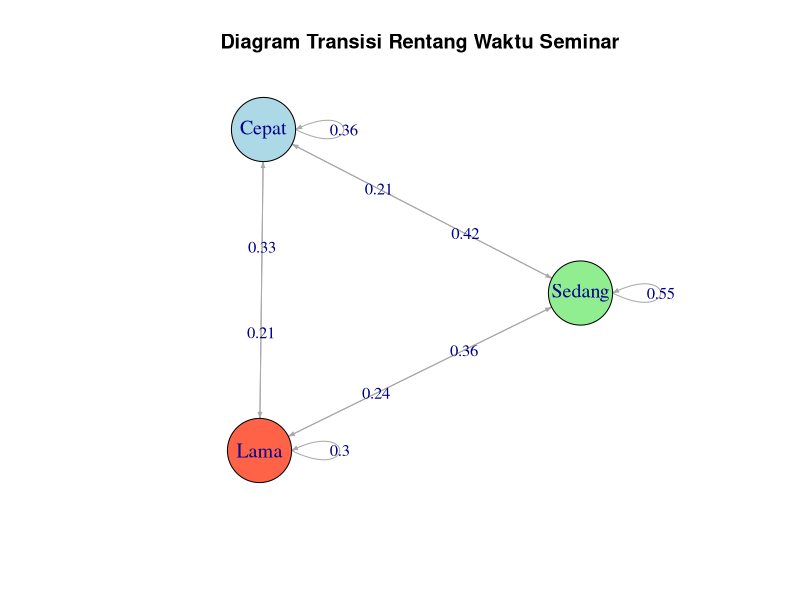
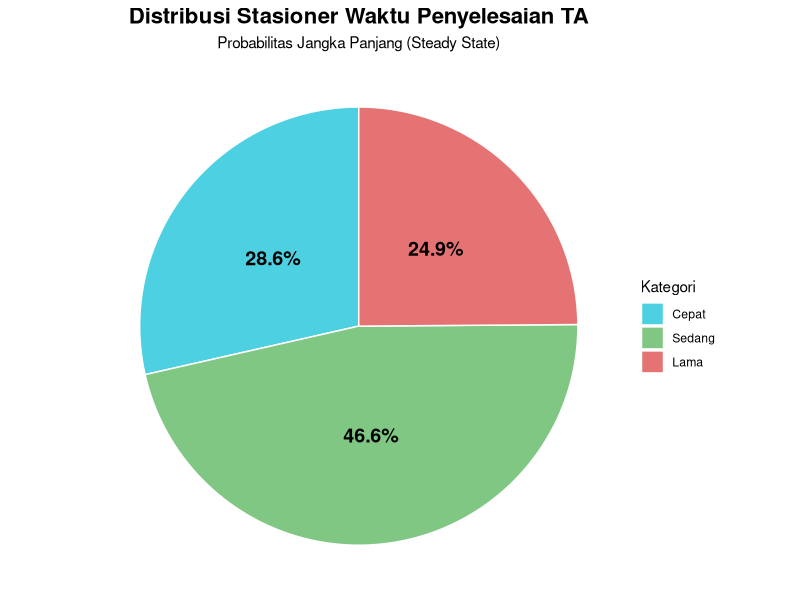
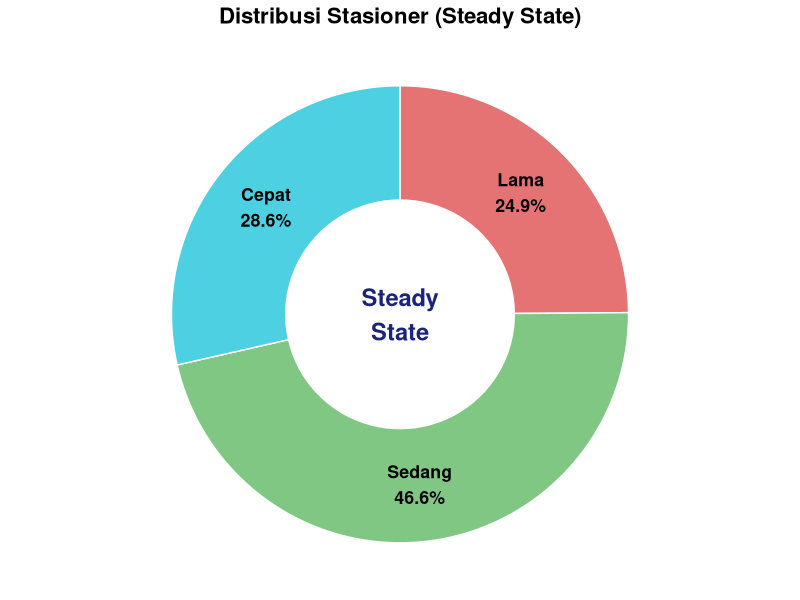

Write R code to recreate these figures, in order.
## ---- chunk 1
data <- read.csv("Dataset_5_RC.csv", sep=";")
data
## ---- chunk 2
data$Sempro <- as.Date(data$Sempro, format = "%d/%m/%Y")
data$Semhas <- as.Date(data$Semhas, format = "%d/%m/%Y")
data$Sidang <- as.Date(data$Sidang, format = "%d/%m/%Y")
## ---- chunk 3
data$jarak_sempro_semhas <- as.numeric(difftime(data$Semhas, data$Sempro, units = "days"))

data$jarak_semhas_sidang <- as.numeric(difftime(data$Sidang, data$Semhas, units = "days"))

head(data)
## ---- chunk 4
summary(data$jarak_sempro_semhas)
summary(data$jarak_semhas_sidang)
## ---- chunk 5
sempro_semhas <- quantile(data$jarak_sempro_semhas, probs = c(0.25, 0.5, 0.75))
semhas_sidang <- quantile(data$jarak_semhas_sidang, probs = c(0.25, 0.5, 0.75))
sempro_semhas
semhas_sidang
## ---- chunk 6
sempro_semhas <- cut(data$jarak_sempro_semhas, 
                     breaks = c(0, 113, 180, Inf), 
                     labels = c("Cepat", "Sedang", "Lama"))

semhas_sidang <- cut(data$jarak_semhas_sidang,
                     breaks = c(0, 24, 52, Inf), 
                     labels = c("Cepat", "Sedang", "Lama"))
## ---- chunk 7
transisi <- data.frame(
  from = sempro_semhas,
  to = semhas_sidang
)

transisi_table <- table(transisi$from, transisi$to)
transisi_table
## ---- chunk 8
P <- prop.table(transisi_table, margin = 1)
P
## ---- chunk 9
library(igraph)
g <- graph_from_adjacency_matrix(P > 0, mode = "directed")

E(g)$label <- round(P[P > 0], 2)

V(g)$color <- c("lightblue", "lightgreen", "tomato")
V(g)$size <- 40

plot(g,
     edge.arrow.size = 0.3,
     vertex.label.cex = 1.2,
     main = "Diagram Transisi Rentang Waktu Seminar")
## ---- chunk 10
initial <- c(1, 0, 0)  # 100% di Cepat

# Perhitungan prediksi 1 tahap ke depan
prediction <- initial %*% P
prediction
## ---- chunk 11
initial <- c(0, 1, 0)
initial %*% P
## ---- chunk 12
initial <- c(0, 0, 1)
initial %*% P
## ---- chunk 13
P2 <- P %*% P
P2
## ---- chunk 14
P3 <- P %*% P %*% P
P3
## ---- chunk 15
eig <- eigen(t(P))
vec <- eig$vectors[,1]
pi_stationer <- Re(vec / sum(vec)) 
pi_stationer
## ---- chunk 16
library(ggplot2)
library(dplyr)

data_stasioner <- data.frame(
  Kategori = colnames(P),
  Probabilitas = as.numeric(pi_stationer)
)

# Menambahkan kolom Persentase untuk label
data_stasioner$Persentase <- round(data_stasioner$Probabilitas * 100, 1)

# Mengatur urutan level
data_stasioner$Kategori <- factor(data_stasioner$Kategori, 
                                  levels = c("Cepat", "Sedang", "Lama"))

# Menentukan Palet Warna
warna_kategori <- c("Cepat" = "#4DD0E1", 
                    "Sedang" = "#81C784", 
                    "Lama" = "#E57373")

# PIE CHART
pie_chart <- ggplot(data_stasioner, aes(x = "", y = Probabilitas, fill = Kategori)) +
  geom_bar(stat = "identity", width = 1, color = "white") +
  coord_polar("y", start = 0) +
  scale_fill_manual(values = warna_kategori) +
  theme_void() +
  geom_text(aes(label = paste0(Persentase, "%")), 
            position = position_stack(vjust = 0.5), 
            color = "black", fontface = "bold", size = 5) +
  labs(title = "Distribusi Stasioner Waktu Penyelesaian TA",
       subtitle = "Probabilitas Jangka Panjang (Steady State)") +
  theme(plot.title = element_text(hjust = 0.5, face = "bold", size = 16),
        plot.subtitle = element_text(hjust = 0.5))

# Tampilkan Pie Chart
print(pie_chart)

# DONUT CHART (DIAGRAM CINCIN)
data_stasioner <- data_stasioner %>%
  arrange(desc(Kategori)) %>%
  mutate(y_pos = cumsum(Probabilitas) - (0.5 * Probabilitas))

donut_chart <- ggplot(data_stasioner, aes(x = 2, y = Probabilitas, fill = Kategori)) +
  geom_bar(stat = "identity", width = 1, color = "white") +
  coord_polar("y", start = 0) +
  xlim(0.5, 2.5) + # Membuat lubang di tengah (Donut effect)
  scale_fill_manual(values = warna_kategori) +
  theme_void() +
  geom_text(aes(y = y_pos, label = paste0(Kategori, "\n", Persentase, "%")), 
            color = "black", fontface = "bold", size = 4.5) +
  annotate("text", x = 0.5, y = 0, label = "Steady\nState", 
           fontface = "bold", color = "#1A237E", size = 6) + # Teks di tengah lubang
  labs(title = "Distribusi Stasioner (Steady State)") +
  theme(plot.title = element_text(hjust = 0.5, face = "bold", size = 16),
        plot.subtitle = element_text(hjust = 0.5),
        legend.position = "none") 
        
# Tampilkan Donut Chart
print(donut_chart)
